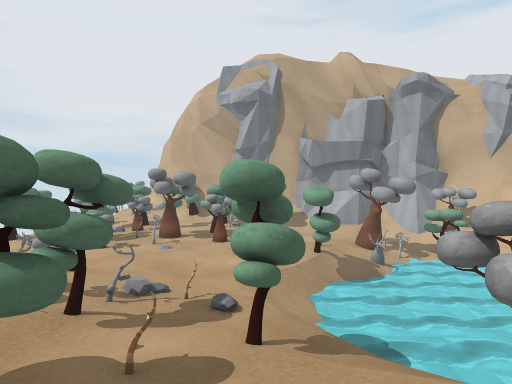
View 1 (above)

24 first-person views from a walk through a scene from a Unity 3-D project. The camera is 1.3 m above the floor, looks level and sees 75° across. The floor is counted in squares, 2 m on a side. Each view is taken from the middle of a square. On the plan, view 1 faces up. The plan holds only what a view shows up to about 10 squares ahead; the rest is blank. The place goes on beyond the plan. Some surface patterns are stand-ins.

View 2
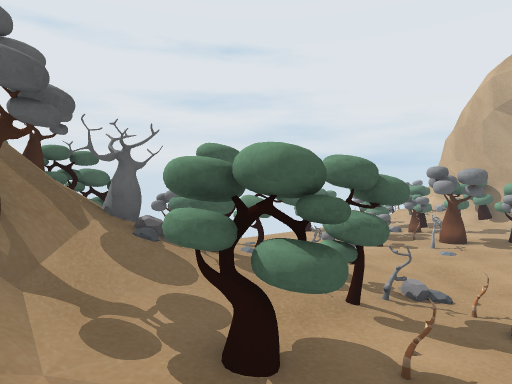

View 3
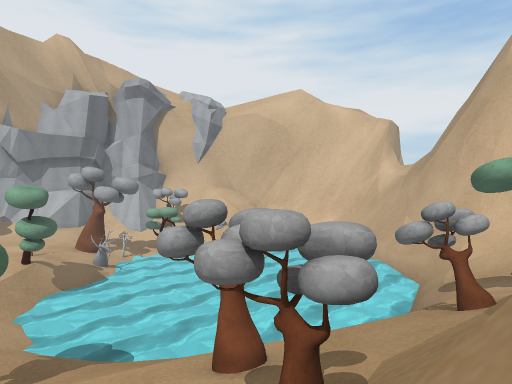

View 4
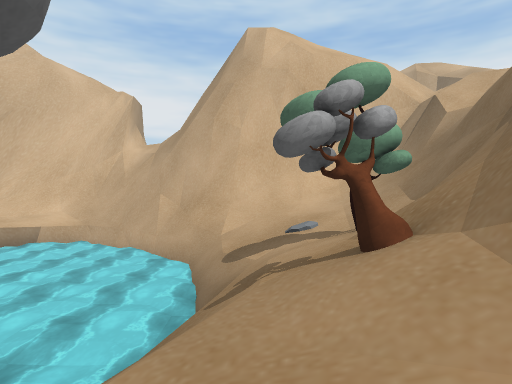

View 5
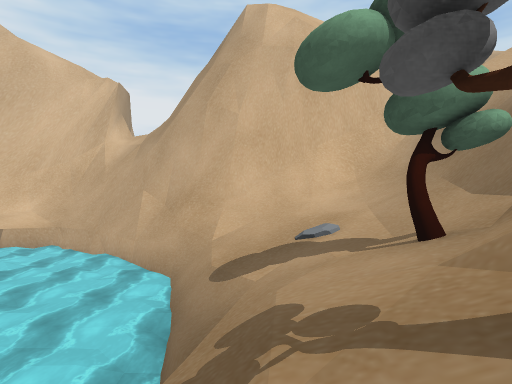

View 6
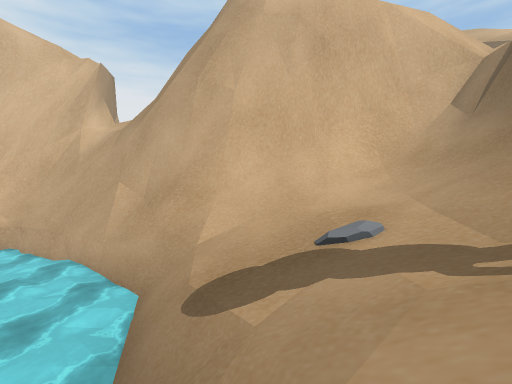

View 7
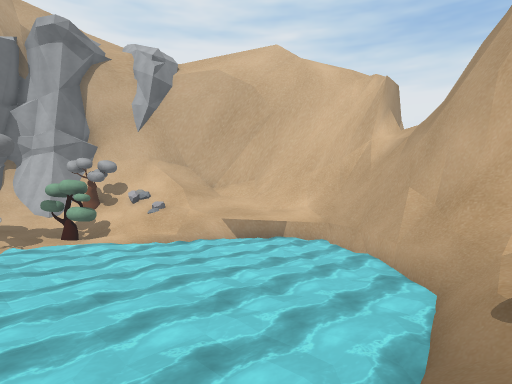

View 8
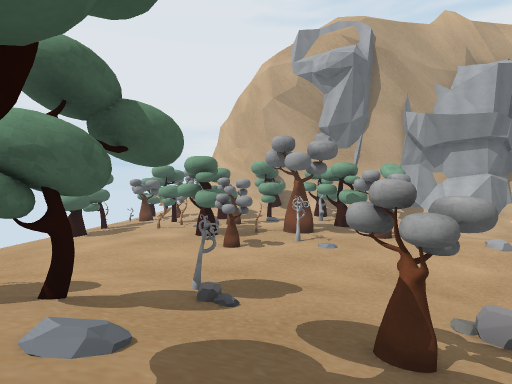

View 9
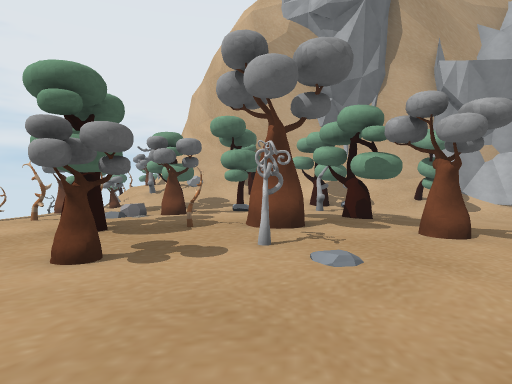

View 10
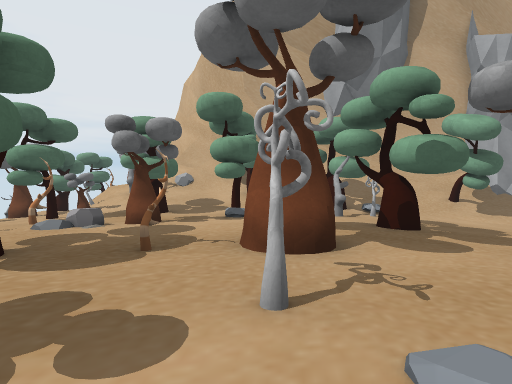

View 11
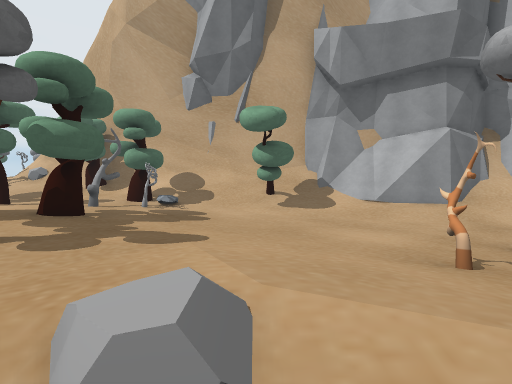

View 12
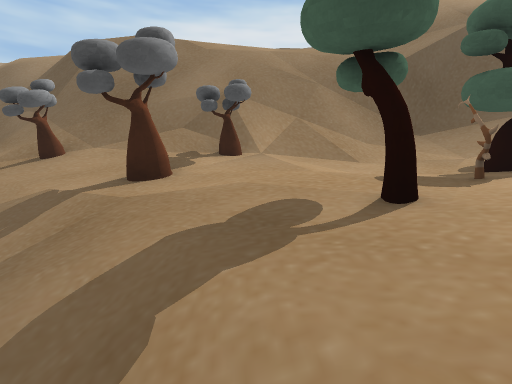

View 13
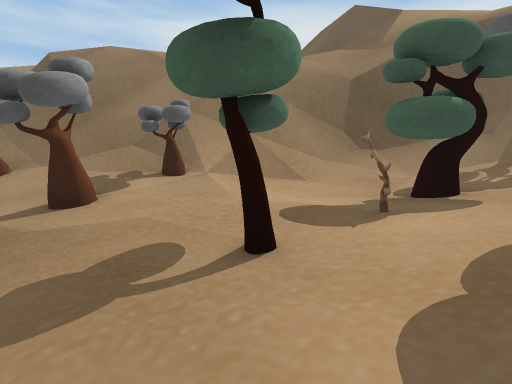

View 14
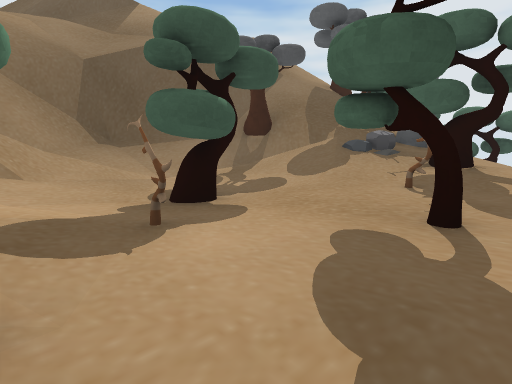

View 15
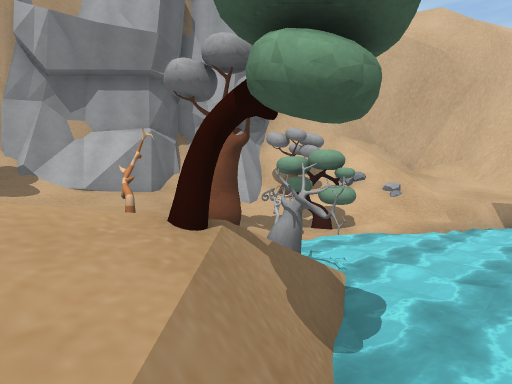

View 16
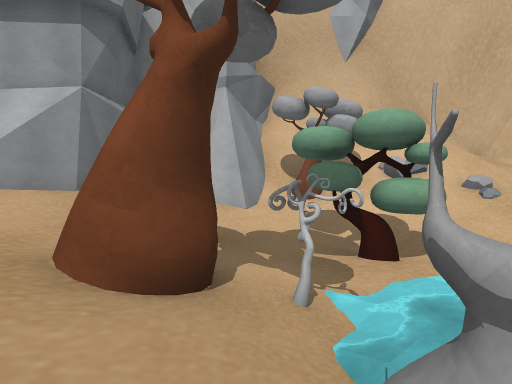

View 17
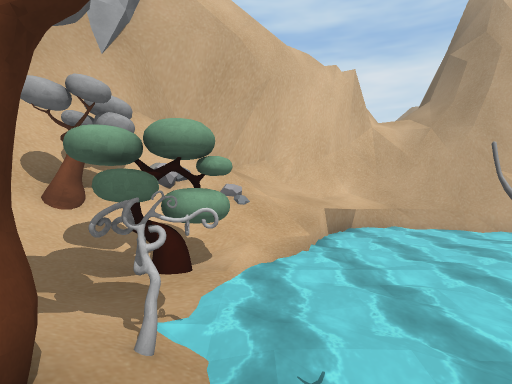

View 18
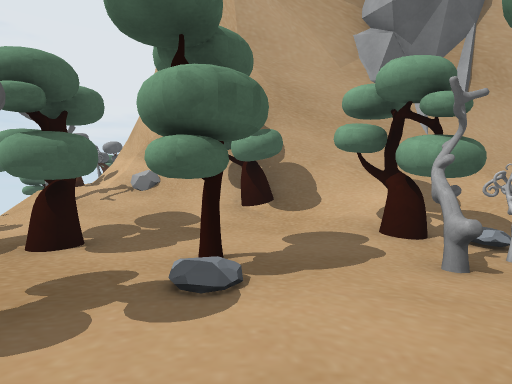

View 19
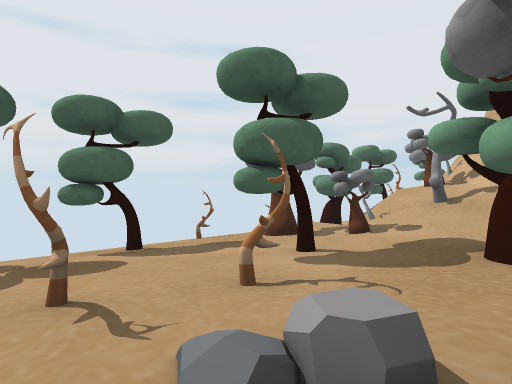

View 20
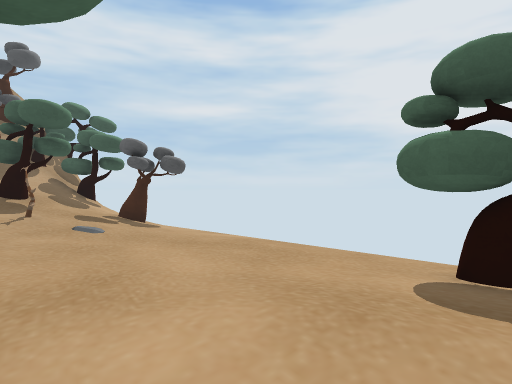

View 21
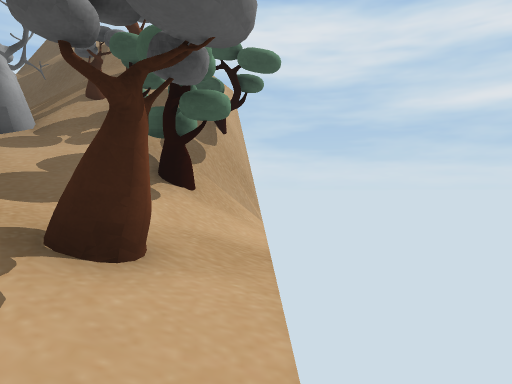

View 22
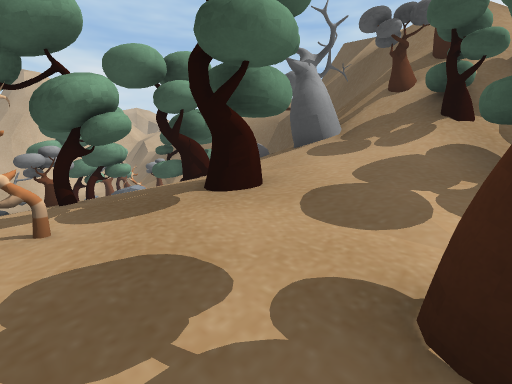

View 23
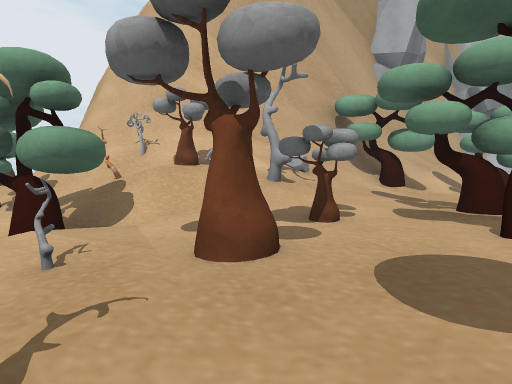

View 24
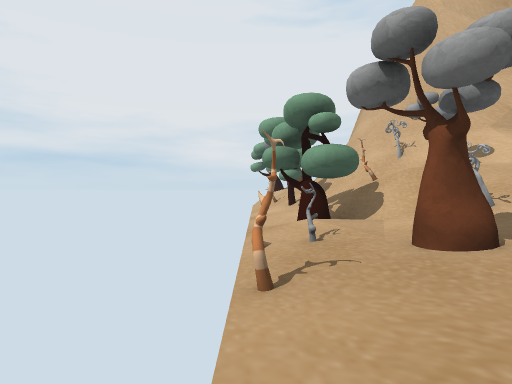

### Floor plan
Key: @ floor where view 1 was taken; # wall or solid block; x gap in a wall; . main floor; - floor 0.25 m lower than the main floor; : floor 0.5 m higher than the main floor; _ floor 0.75 m lower than the main floor; + floor 1 m higher than the main floor; < floor 1 m lower than the main floor; * floor 1.25 m higher than the main floor; ( floor 1.5 m lower than the main floor; % floor 1.75 m higher than the main floor; ! floor 2 m lower than the main floor; ? floor 2.25 m lower than the main floor; / step, stairs or slope; = window, fence, low wall or low ledge; ~ water the walk can cross; ≈ water the walk keeps out of; v drop or lower ground; T tree; R rock.
Columns run from 12 left of view 1 to 16 right of it. Each row starts with its distance up from view 1.
 27 _//#
 26 _T/##
 25 _//%##
 24 _/://##
 23 _T/T//##
 22 _-//TR/#######
 21 _T-T//:/T///#####
 20 __TT......T./T//######
 19 T_--..T...#T.T----///###
 18 __-T....T.T.--_____///T##
 17 _T--T.T.....-_____<(((//###
 16 __--......T.-____T(/!!//R=###
 15  T-.T.......--___TT?!T//R///#
 14 __-..TTTT...--_T//~~≈~/////
 13 __-.....T.-T---_/T~≈≈≈≈≈///
 12 __--...T-----/-/≈T≈≈≈≈≈≈≈≈/
 11 __---------__/T≈≈≈≈≈≈≈≈≈≈≈≈
 10 __-------____/~≈≈≈≈≈≈≈≈≈≈≈≈
  9 __-.....-____/≈≈≈≈≈≈≈≈≈≈≈≈≈≈#
  8 _-..T.T.-____/≈≈≈≈≈≈≈≈≈≈≈≈≈≈#
  7 _T.//T:..R_T_/~≈≈≈≈≈≈≈≈≈≈≈≈v#
  6 _///T++:TT___//≈≈≈≈≈≈≈≈≈≈≈≈v#
  5 _///T*T/TT.-__/≈≈≈≈≈≈≈≈≈≈//##
  4 /T////T/+..TT///≈≈≈≈≈≈≈≈//##
  3 /TT/T/R//:T...T///≈≈≈/////##
  2 _#TTT/x//TT./:////////////##
  1 ## T//T#//+///T//T/////////#
  0 ##v////T////@###///T///////#
 -1  v//#####v####vv#####//////##
 -2   ////vvv//v=///vv####/////##
 -3      //////////////vv=## ///#
 -4         ///          //=#####
 -5          ##               //v
 -6           #

Positions as (right, up) in squares from view 1, and headings:
1: (0, 0), facing up
2: (0, 0), facing up-left
3: (0, 0), facing up-right
4: (2, 2), facing right
5: (4, 2), facing right
6: (6, 2), facing right
7: (5, 2), facing up-right
8: (-5, 4), facing up
9: (-4, 9), facing up
10: (-4, 11), facing up
11: (1, 11), facing up
12: (1, 7), facing down
13: (0, 7), facing down
14: (0, 6), facing down-left
15: (1, 10), facing up-right
16: (4, 13), facing up-right
17: (4, 14), facing right
18: (-4, 15), facing up
19: (-6, 15), facing up-left
20: (-7, 15), facing down-left
21: (-12, 9), facing down
22: (-11, 8), facing down-right
23: (-12, 18), facing up-right
24: (-12, 17), facing up
